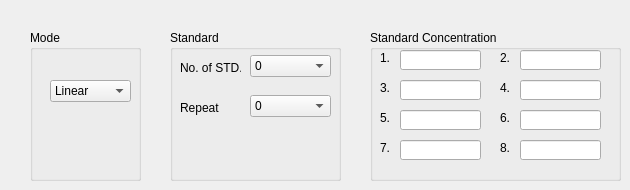
      <widget class="QWidget" name="tab_7">
       <attribute name="title">
        <string>Calibration</string>
       </attribute>
       <widget class="QGroupBox" name="groupBox">
        <property name="geometry">
         <rect>
          <x>30</x>
          <y>30</y>
          <width>111</width>
          <height>151</height>
         </rect>
        </property>
        <property name="title">
         <string>Mode</string>
        </property>
        <widget class="QComboBox" name="comboBox_7">
         <property name="geometry">
          <rect>
           <x>20</x>
           <y>50</y>
           <width>81</width>
           <height>22</height>
          </rect>
         </property>
         <item>
          <property name="text">
           <string>Linear</string>
          </property>
         </item>
         <item>
          <property name="text">
           <string>Non Linear</string>
          </property>
         </item>
        </widget>
       </widget>
       <widget class="QGroupBox" name="groupBox_2">
        <property name="geometry">
         <rect>
          <x>170</x>
          <y>30</y>
          <width>171</width>
          <height>151</height>
         </rect>
        </property>
        <property name="title">
         <string>Standard</string>
        </property>
        <widget class="QLabel" name="label_25">
         <property name="geometry">
          <rect>
           <x>10</x>
           <y>30</y>
           <width>61</width>
           <height>16</height>
          </rect>
         </property>
         <property name="text">
          <string>No. of STD.</string>
         </property>
        </widget>
        <widget class="QLabel" name="label_26">
         <property name="geometry">
          <rect>
           <x>10</x>
           <y>70</y>
           <width>61</width>
           <height>16</height>
          </rect>
         </property>
         <property name="text">
          <string>Repeat</string>
         </property>
        </widget>
       </widget>
       <widget class="QGroupBox" name="groupBox_3">
        <property name="geometry">
         <rect>
          <x>370</x>
          <y>30</y>
          <width>251</width>
          <height>151</height>
         </rect>
        </property>
        <property name="title">
         <string>Standard Concentration</string>
        </property>
        <widget class="QLineEdit" name="lineEdit_13">
         <property name="geometry">
          <rect>
           <x>30</x>
           <y>20</y>
           <width>81</width>
           <height>20</height>
          </rect>
         </property>
        </widget>
        <widget class="QLabel" name="label_27">
         <property name="geometry">
          <rect>
           <x>10</x>
           <y>20</y>
           <width>21</width>
           <height>16</height>
          </rect>
         </property>
         <property name="text">
          <string>1.</string>
         </property>
         <property name="buddy">
          <cstring>lineEdit_13</cstring>
         </property>
        </widget>
        <widget class="QLabel" name="label_28">
         <property name="geometry">
          <rect>
           <x>130</x>
           <y>20</y>
           <width>21</width>
           <height>16</height>
          </rect>
         </property>
         <property name="text">
          <string>2.</string>
         </property>
         <property name="buddy">
          <cstring>lineEdit_14</cstring>
         </property>
        </widget>
        <widget class="QLineEdit" name="lineEdit_14">
         <property name="geometry">
          <rect>
           <x>150</x>
           <y>20</y>
           <width>81</width>
           <height>20</height>
          </rect>
         </property>
        </widget>
        <widget class="QLabel" name="label_29">
         <property name="geometry">
          <rect>
           <x>10</x>
           <y>50</y>
           <width>21</width>
           <height>16</height>
          </rect>
         </property>
         <property name="text">
          <string>3.</string>
         </property>
         <property name="buddy">
          <cstring>lineEdit_15</cstring>
         </property>
        </widget>
        <widget class="QLabel" name="label_30">
         <property name="geometry">
          <rect>
           <x>130</x>
           <y>50</y>
           <width>21</width>
           <height>16</height>
          </rect>
         </property>
         <property name="text">
          <string>4.</string>
         </property>
         <property name="buddy">
          <cstring>lineEdit_16</cstring>
         </property>
        </widget>
        <widget class="QLineEdit" name="lineEdit_15">
         <property name="geometry">
          <rect>
           <x>30</x>
           <y>50</y>
           <width>81</width>
           <height>20</height>
          </rect>
         </property>
        </widget>
        <widget class="QLineEdit" name="lineEdit_16">
         <property name="geometry">
          <rect>
           <x>150</x>
           <y>50</y>
           <width>81</width>
           <height>20</height>
          </rect>
         </property>
        </widget>
        <widget class="QLabel" name="label_31">
         <property name="geometry">
          <rect>
           <x>10</x>
           <y>110</y>
           <width>21</width>
           <height>16</height>
          </rect>
         </property>
         <property name="text">
          <string>7.</string>
         </property>
         <property name="buddy">
          <cstring>lineEdit_17</cstring>
         </property>
        </widget>
        <widget class="QLabel" name="label_32">
         <property name="geometry">
          <rect>
           <x>130</x>
           <y>80</y>
           <width>21</width>
           <height>16</height>
          </rect>
         </property>
         <property name="text">
          <string>6.</string>
         </property>
         <property name="buddy">
          <cstring>lineEdit_19</cstring>
         </property>
        </widget>
        <widget class="QLabel" name="label_33">
         <property name="geometry">
          <rect>
           <x>10</x>
           <y>80</y>
           <width>21</width>
           <height>16</height>
          </rect>
         </property>
         <property name="text">
          <string>5.</string>
         </property>
         <property name="buddy">
          <cstring>lineEdit_18</cstring>
         </property>
        </widget>
        <widget class="QLineEdit" name="lineEdit_17">
         <property name="geometry">
          <rect>
           <x>30</x>
           <y>80</y>
           <width>81</width>
           <height>20</height>
          </rect>
         </property>
        </widget>
        <widget class="QLineEdit" name="lineEdit_18">
         <property name="geometry">
          <rect>
           <x>150</x>
           <y>80</y>
           <width>81</width>
           <height>20</height>
          </rect>
         </property>
        </widget>
        <widget class="QLineEdit" name="lineEdit_19">
         <property name="geometry">
          <rect>
           <x>30</x>
           <y>110</y>
           <width>81</width>
           <height>20</height>
          </rect>
         </property>
        </widget>
        <widget class="QLineEdit" name="lineEdit_20">
         <property name="geometry">
          <rect>
           <x>150</x>
           <y>110</y>
           <width>81</width>
           <height>20</height>
          </rect>
         </property>
        </widget>
        <widget class="QLabel" name="label_34">
         <property name="geometry">
          <rect>
           <x>130</x>
           <y>110</y>
           <width>21</width>
           <height>16</height>
          </rect>
         </property>
         <property name="text">
          <string>8.</string>
         </property>
         <property name="buddy">
          <cstring>lineEdit_20</cstring>
         </property>
        </widget>
       </widget>
       <widget class="QComboBox" name="comboBox_5">
        <property name="geometry">
         <rect>
          <x>250</x>
          <y>55</y>
          <width>81</width>
          <height>22</height>
         </rect>
        </property>
        <item>
         <property name="text">
          <string>0</string>
         </property>
        </item>
        <item>
         <property name="text">
          <string>1</string>
         </property>
        </item>
        <item>
         <property name="text">
          <string>2</string>
         </property>
        </item>
        <item>
         <property name="text">
          <string>3</string>
         </property>
        </item>
        <item>
         <property name="text">
          <string>4</string>
         </property>
        </item>
        <item>
         <property name="text">
          <string>5</string>
         </property>
        </item>
        <item>
         <property name="text">
          <string>6</string>
         </property>
        </item>
        <item>
         <property name="text">
          <string>7</string>
         </property>
        </item>
        <item>
         <property name="text">
          <string>8</string>
         </property>
        </item>
       </widget>
       <widget class="QComboBox" name="comboBox_6">
        <property name="geometry">
         <rect>
          <x>250</x>
          <y>95</y>
          <width>81</width>
          <height>22</height>
         </rect>
        </property>
        <item>
         <property name="text">
          <string>0</string>
         </property>
        </item>
        <item>
         <property name="text">
          <string>1</string>
         </property>
        </item>
        <item>
         <property name="text">
          <string>2</string>
         </property>
        </item>
        <item>
         <property name="text">
          <string>3</string>
         </property>
        </item>
        <item>
         <property name="text">
          <string>4</string>
         </property>
        </item>
        <item>
         <property name="text">
          <string>5</string>
         </property>
        </item>
       </widget>
      </widget>
